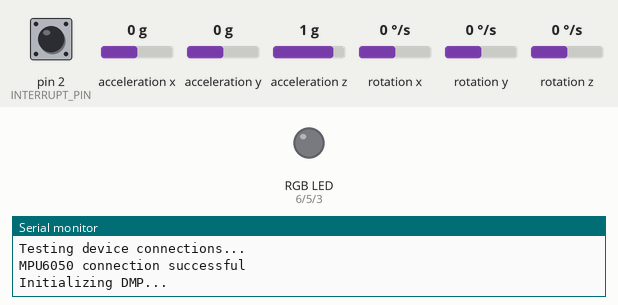
Simulated run of this sketch. Board: Arduino Leonardo, built with avr-gcc and run on an emulated ATmega32U4. Shown: an RGB LED mixed from three pins (HIGH = lit), the last lines printed to the serial monitor. Inputs (shaded band) come from the test bench; at power-on: rotation z 0 °/s, pin 2 (INTERRUPT_PIN) LOW, acceleration x 0 g, acceleration y 0 g, acceleration z 1 g, rotation x 0 °/s, rotation y 0 °/s. The sensor or clock chip raises its interrupt line as the real part does; no radio packets arrive unless stated.

Above: at 0.1 s.
At 1.7 s:
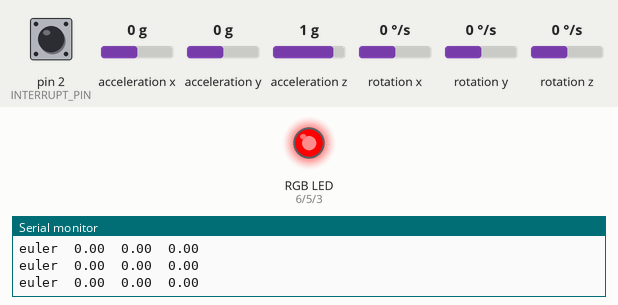
1.8 s: rotation z set to 100 °/s
Timing chart, 0 to 4.8 s (numbered marks = the images above; inputs shaded):
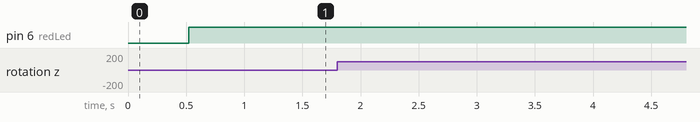

The sketch:

radio_MPU.ino
```cpp
// I2C device class (I2Cdev) demonstration Arduino sketch for MPU6050 class using DMP (MotionApps v2.0)
// 6/21/2012 by Jeff Rowberg <jeff@rowberg.net>
// Updates should (hopefully) always be available at https://github.com/jrowberg/i2cdevlib
//
// Changelog:
//      2016-04-18 - Eliminated a potential infinite loop
//      2013-05-08 - added seamless Fastwire support
//                 - added note about gyro calibration
//      2012-06-21 - added note about Arduino 1.0.1 + Leonardo compatibility error
//      2012-06-20 - improved FIFO overflow handling and simplified read process
//      2012-06-19 - completely rearranged DMP initialization code and simplification
//      2012-06-13 - pull gyro and accel data from FIFO packet instead of reading directly
//      2012-06-09 - fix broken FIFO read sequence and change interrupt detection to RISING
//      2012-06-05 - add gravity-compensated initial reference frame acceleration output
//                 - add 3D math helper file to DMP6 example sketch
//                 - add Euler output and Yaw/Pitch/Roll output formats
//      2012-06-04 - remove accel offset clearing for better results (thanks Sungon Lee)
//      2012-06-01 - fixed gyro sensitivity to be 2000 deg/sec instead of 250
//      2012-05-30 - basic DMP initialization working

/* ============================================
I2Cdev device library code is placed under the MIT license
Copyright (c) 2012 Jeff Rowberg

Permission is hereby granted, free of charge, to any person obtaining a copy
of this software and associated documentation files (the "Software"), to deal
in the Software without restriction, including without limitation the rights
to use, copy, modify, merge, publish, distribute, sublicense, and/or sell
copies of the Software, and to permit persons to whom the Software is
furnished to do so, subject to the following conditions:

The above copyright notice and this permission notice shall be included in
all copies or substantial portions of the Software.

THE SOFTWARE IS PROVIDED "AS IS", WITHOUT WARRANTY OF ANY KIND, EXPRESS OR
IMPLIED, INCLUDING BUT NOT LIMITED TO THE WARRANTIES OF MERCHANTABILITY,
FITNESS FOR A PARTICULAR PURPOSE AND NONINFRINGEMENT. IN NO EVENT SHALL THE
AUTHORS OR COPYRIGHT HOLDERS BE LIABLE FOR ANY CLAIM, DAMAGES OR OTHER
LIABILITY, WHETHER IN AN ACTION OF CONTRACT, TORT OR OTHERWISE, ARISING FROM,
OUT OF OR IN CONNECTION WITH THE SOFTWARE OR THE USE OR OTHER DEALINGS IN
THE SOFTWARE.
===============================================
*/
// Include libraries necessary for the radios
#include <SPI.h>//-----------------------RF24
#include <nRF24L01.h>//-----------------------RF24
#include <RF24.h>//-----------------------RF24

//set up CE and CSN pins of the radio
RF24 radio(7, 8);//-----------------------RF24

// I2Cdev and MPU6050 must be installed as libraries, or else the .cpp/.h files
// for both classes must be in the include path of your project
#include "I2Cdev.h"

#include "MPU6050_6Axis_MotionApps20.h"
//#include "MPU6050.h" // not necessary if using MotionApps include file

// Arduino Wire library is required if I2Cdev I2CDEV_ARDUINO_WIRE implementation
// is used in I2Cdev.h
#if I2CDEV_IMPLEMENTATION == I2CDEV_ARDUINO_WIRE
    #include "Wire.h"
#endif

// class default I2C address is 0x68
// specific I2C addresses may be passed as a parameter here
// AD0 low = 0x68 (default for SparkFun breakout and InvenSense evaluation board)
// AD0 high = 0x69
MPU6050 mpu;
//MPU6050 mpu(0x69); // <-- use for AD0 high

/* =========================================================================
   NOTE: In addition to connection 3.3v, GND, SDA, and SCL, this sketch
   depends on the MPU-6050's INT pin being connected to the Arduino's
   external interrupt #0 pin. On the Arduino Uno and Mega 2560, this is
   digital I/O pin 2.
 * ========================================================================= */

/* =========================================================================
   NOTE: Arduino v1.0.1 with the Leonardo board generates a compile error
   when using Serial.write(buf, len). The Teapot output uses this method.
   The solution requires a modification to the Arduino USBAPI.h file, which
   is fortunately simple, but annoying. This will be fixed in the next IDE
   release. For more info, see these links:

   http://arduino.cc/forum/index.php/topic,109987.0.html
   http://code.google.com/p/arduino/issues/detail?id=958
 * ========================================================================= */


// uncomment "OUTPUT_READABLE_QUATERNION" if you want to see the actual
// quaternion components in a [w, x, y, z] format (not best for parsing
// on a remote host such as Processing or something though)
//#define OUTPUT_READABLE_QUATERNION

// uncomment "OUTPUT_READABLE_EULER" if you want to see Euler angles
// (in degrees) calculated from the quaternions coming from the FIFO.
// Note that Euler angles suffer from gimbal lock (for more info, see
// http://en.wikipedia.org/wiki/Gimbal_lock)
#define OUTPUT_READABLE_EULER

// uncomment "OUTPUT_READABLE_YAWPITCHROLL" if you want to see the yaw/
// pitch/roll angles (in degrees) calculated from the quaternions coming
// from the FIFO. Note this also requires gravity vector calculations.
// Also note that yaw/pitch/roll angles suffer from gimbal lock (for
// more info, see: http://en.wikipedia.org/wiki/Gimbal_lock)
//#define OUTPUT_READABLE_YAWPITCHROLL

// uncomment "OUTPUT_READABLE_REALACCEL" if you want to see acceleration
// components with gravity removed. This acceleration reference frame is
// not compensated for orientation, so +X is always +X according to the
// sensor, just without the effects of gravity. If you want acceleration
// compensated for orientation, us OUTPUT_READABLE_WORLDACCEL instead.
//#define OUTPUT_READABLE_REALACCEL

// uncomment "OUTPUT_READABLE_WORLDACCEL" if you want to see acceleration
// components with gravity removed and adjusted for the world frame of
// reference (yaw is relative to initial orientation, since no magnetometer
// is present in this case). Could be quite handy in some cases.
//#define OUTPUT_READABLE_WORLDACCEL

// uncomment "OUTPUT_TEAPOT" if you want output that matches the
// format used for the InvenSense teapot demo
//#define OUTPUT_TEAPOT


#define INTERRUPT_PIN 2  // use pin 2 on Arduino Uno & most boards
//#define LED_PIN 13 // (Arduino is 13, Teensy is 11, Teensy++ is 6)
bool blinkState = false;

// MPU control/status vars
bool dmpReady = false;  // set true if DMP init was successful
uint8_t mpuIntStatus;   // holds actual interrupt status byte from MPU
uint8_t devStatus;      // return status after each device operation (0 = success, !0 = error)
uint16_t packetSize;    // expected DMP packet size (default is 42 bytes)
uint16_t fifoCount;     // count of all bytes currently in FIFO
uint8_t fifoBuffer[64]; // FIFO storage buffer

// orientation/motion vars
Quaternion q;           // [w, x, y, z]         quaternion container
VectorInt16 aa;         // [x, y, z]            accel sensor measurements
VectorInt16 aaReal;     // [x, y, z]            gravity-free accel sensor measurements
VectorInt16 aaWorld;    // [x, y, z]            world-frame accel sensor measurements
VectorFloat gravity;    // [x, y, z]            gravity vector
float euler[3];         // [psi, theta, phi]    Euler angle container
float ypr[3];           // [yaw, pitch, roll]   yaw/pitch/roll container and gravity vector

// packet structure for InvenSense teapot demo
uint8_t teapotPacket[14] = { '$', 0x02, 0,0, 0,0, 0,0, 0,0, 0x00, 0x00, '\r', '\n' };

//connection Flag
bool isConnected = false;

//LED Section
int redLed = 6;
int greenLed = 5;
int blueLed = 3;
int redBrightness = 0;
int greenBrightness = 0;
int blueBrightness = 0;
bool redReverse = false;
bool greenReverse = false;
bool blueReverse = false;

// ================================================================
// ===               INTERRUPT DETECTION ROUTINE                ===
// ================================================================

volatile bool mpuInterrupt = false;     // indicates whether MPU interrupt pin has gone high
void dmpDataReady() {
    mpuInterrupt = true;
}


// ================================================================
// ===                      INITIAL SETUP                       ===
// ================================================================

void setup() {
    // join I2C bus (I2Cdev library doesn't do this automatically)
    #if I2CDEV_IMPLEMENTATION == I2CDEV_ARDUINO_WIRE
        Wire.begin();
        Wire.setClock(400000); // 400kHz I2C clock. Comment this line if having compilation difficulties
    #elif I2CDEV_IMPLEMENTATION == I2CDEV_BUILTIN_FASTWIRE
        Fastwire::setup(400, true);
    #endif

    // initialize serial communication
    // (115200 chosen because it is required for Teapot Demo output, but it's
    // really up to you depending on your project)
    Serial.begin(115200);
    while (!Serial); // wait for Leonardo enumeration, others continue immediately

    // NOTE: 8MHz or slower host processors, like the Teensy @ 3.3V or Arduino
    // Pro Mini running at 3.3V, cannot handle this baud rate reliably due to
    // the baud timing being too misaligned with processor ticks. You must use
    // 38400 or slower in these cases, or use some kind of external separate
    // crystal solution for the UART timer.

    // Initialize radio communication
    radio.begin();//-----------------------RF24
    radio.setRetries(15, 15);//-----------------------RF24
    radio.openWritingPipe(0xF0F0F0F0A1LL);//-----------------------RF24
    radio.stopListening();//-----------------------RF24

    // initialize device
    Serial.println(F("Initializing I2C devices..."));
    mpu.initialize();
    pinMode(INTERRUPT_PIN, INPUT);

    // verify connection
    Serial.println(F("Testing device connections..."));
    Serial.println(mpu.testConnection() ? F("MPU6050 connection successful") : F("MPU6050 connection failed"));

    // wait for ready
    /*
    Serial.println(F("\nSend any character to begin DMP programming and demo: "));
    while (Serial.available() && Serial.read()); // empty buffer
    while (!Serial.available());                 // wait for data
    while (Serial.available() && Serial.read()); // empty buffer again
    */
    // load and configure the DMP
    Serial.println(F("Initializing DMP..."));
    devStatus = mpu.dmpInitialize();

    // supply your own gyro offsets here, scaled for min sensitivity
    mpu.setXGyroOffset(220);
    mpu.setYGyroOffset(76);
    mpu.setZGyroOffset(-85);
    mpu.setZAccelOffset(1788); // 1688 factory default for my test chip

    // make sure it worked (returns 0 if so)
    if (devStatus == 0) {
        // turn on the DMP, now that it's ready
        Serial.println(F("Enabling DMP..."));
        mpu.setDMPEnabled(true);

        // enable Arduino interrupt detection
        Serial.print(F("Enabling interrupt detection (Arduino external interrupt "));
        Serial.print(digitalPinToInterrupt(INTERRUPT_PIN));
        Serial.println(F(")..."));
        attachInterrupt(digitalPinToInterrupt(INTERRUPT_PIN), dmpDataReady, RISING);
        mpuIntStatus = mpu.getIntStatus();

        // set our DMP Ready flag so the main loop() function knows it's okay to use it
        Serial.println(F("DMP ready! Waiting for first interrupt..."));
        dmpReady = true;

        // get expected DMP packet size for later comparison
        packetSize = mpu.dmpGetFIFOPacketSize();
    } else {
        // ERROR!
        // 1 = initial memory load failed
        // 2 = DMP configuration updates failed
        // (if it's going to break, usually the code will be 1)
        Serial.print(F("DMP Initialization failed (code "));
        Serial.print(devStatus);
        Serial.println(F(")"));
    }

    pinMode(redLed, OUTPUT);
    pinMode(greenLed, OUTPUT);
    pinMode(blueLed, OUTPUT);

    // configure LED for output
    //pinMode(LED_PIN, OUTPUT);
}


// ================================================================
// ===                    MAIN PROGRAM LOOP                     ===
// ================================================================

void loop() {

    if(!isConnected)
    {
      if(blueBrightness > 150) blueReverse = true;
      if(blueBrightness < 5) blueReverse = false;
      if(blueReverse) blueBrightness -= 5;
      else blueBrightness += 5;
      digitalWrite(redLed, LOW);
      digitalWrite(greenLed, LOW);
      analogWrite(blueLed, blueBrightness);
      isConnected = radio.write(&ypr, sizeof(ypr));
      return;
    }
    else
    {
      digitalWrite(blueLed, LOW);
      digitalWrite(redLed, HIGH);
    }
    // if programming failed, don't try to do anything
    if (!dmpReady) return;

    // wait for MPU interrupt or extra packet(s) available
    while (!mpuInterrupt && fifoCount < packetSize) {
        if (mpuInterrupt && fifoCount < packetSize) {
          // try to get out of the infinite loop
          fifoCount = mpu.getFIFOCount();
        }
        // other program behavior stuff here
        // .
        // .
        // .
        // if you are really paranoid you can frequently test in between other
        // stuff to see if mpuInterrupt is true, and if so, "break;" from the
        // while() loop to immediately process the MPU data
        // .
        // .
        // .
    }

    // reset interrupt flag and get INT_STATUS byte
    mpuInterrupt = false;
    mpuIntStatus = mpu.getIntStatus();

    // get current FIFO count
    fifoCount = mpu.getFIFOCount();

    // check for overflow (this should never happen unless our code is too inefficient)
    if ((mpuIntStatus & _BV(MPU6050_INTERRUPT_FIFO_OFLOW_BIT)) || fifoCount >= 1024) {
        // reset so we can continue cleanly
        mpu.resetFIFO();
        fifoCount = mpu.getFIFOCount();
        //char fifo_text[]="FIFO overflow!";//-----------------------RF24
        //radio.write(&fifo_text, sizeof(fifo_text));//-----------------------RF24
        Serial.println(F("FIFO overflow!"));

    // otherwise, check for DMP data ready interrupt (this should happen frequently)
    } else if (mpuIntStatus & _BV(MPU6050_INTERRUPT_DMP_INT_BIT)) {
        // wait for correct available data length, should be a VERY short wait
        while (fifoCount < packetSize) fifoCount = mpu.getFIFOCount();

        // read a packet from FIFO
        mpu.getFIFOBytes(fifoBuffer, packetSize);

        // track FIFO count here in case there is > 1 packet available
        // (this lets us immediately read more without waiting for an interrupt)
        fifoCount -= packetSize;

        #ifdef OUTPUT_READABLE_QUATERNION
            // display quaternion values in easy matrix form: w x y z
            mpu.dmpGetQuaternion(&q, fifoBuffer);
            Serial.print("quat\t");
            Serial.print(q.w);
            Serial.print("\t");
            Serial.print(q.x);
            Serial.print("\t");
            Serial.print(q.y);
            Serial.print("\t");
            Serial.println(q.z);
        #endif

        #ifdef OUTPUT_READABLE_EULER
            // display Euler angles in degrees
            mpu.dmpGetQuaternion(&q, fifoBuffer);
            mpu.dmpGetEuler(euler, &q);
            Serial.print("euler\t");
            Serial.print(euler[0] * 180/M_PI);
            Serial.print("\t");
            Serial.print(euler[1] * 180/M_PI);
            Serial.print("\t");
            Serial.println(euler[2] * 180/M_PI);
            isConnected = radio.write(&euler, sizeof(euler));
        #endif

        #ifdef OUTPUT_READABLE_YAWPITCHROLL
            // display Euler angles in degrees
            mpu.dmpGetQuaternion(&q, fifoBuffer);
            mpu.dmpGetGravity(&gravity, &q);
            mpu.dmpGetYawPitchRoll(ypr, &q, &gravity);
            Serial.print("ypr\t");
            Serial.print(ypr[0] * 180/M_PI);
            Serial.print("\t");
            Serial.print(ypr[1] * 180/M_PI);
            Serial.print("\t");
            Serial.println(ypr[2] * 180/M_PI);
            isConnected = radio.write(&ypr, sizeof(ypr));
        #endif

        #ifdef OUTPUT_READABLE_REALACCEL
            // display real acceleration, adjusted to remove gravity
            mpu.dmpGetQuaternion(&q, fifoBuffer);
            mpu.dmpGetAccel(&aa, fifoBuffer);
            mpu.dmpGetGravity(&gravity, &q);
            mpu.dmpGetLinearAccel(&aaReal, &aa, &gravity);
            Serial.print("areal\t");
            Serial.print(aaReal.x);
            Serial.print("\t");
            Serial.print(aaReal.y);
            Serial.print("\t");
            Serial.println(aaReal.z);
        #endif

        #ifdef OUTPUT_READABLE_WORLDACCEL
            // display initial world-frame acceleration, adjusted to remove gravity
            // and rotated based on known orientation from quaternion
            mpu.dmpGetQuaternion(&q, fifoBuffer);
            mpu.dmpGetAccel(&aa, fifoBuffer);
            mpu.dmpGetGravity(&gravity, &q);
            mpu.dmpGetLinearAccel(&aaReal, &aa, &gravity);
            mpu.dmpGetLinearAccelInWorld(&aaWorld, &aaReal, &q);
            Serial.print("aworld\t");
            Serial.print(aaWorld.x);
            Serial.print("\t");
            Serial.print(aaWorld.y);
            Serial.print("\t");
            Serial.println(aaWorld.z);
        #endif

        #ifdef OUTPUT_TEAPOT
            // display quaternion values in InvenSense Teapot demo format:
            teapotPacket[2] = fifoBuffer[0];
            teapotPacket[3] = fifoBuffer[1];
            teapotPacket[4] = fifoBuffer[4];
            teapotPacket[5] = fifoBuffer[5];
            teapotPacket[6] = fifoBuffer[8];
            teapotPacket[7] = fifoBuffer[9];
            teapotPacket[8] = fifoBuffer[12];
            teapotPacket[9] = fifoBuffer[13];
            //radio.write(&teapotPacket, sizeof(teapotPacket));
            Serial.write(teapotPacket, 14);
            teapotPacket[11]++; // packetCount, loops at 0xFF on purpose
        #endif

        // blink LED to indicate activity
        //blinkState = !blinkState;
        //digitalWrite(LED_PIN, blinkState);
    }
}
```
